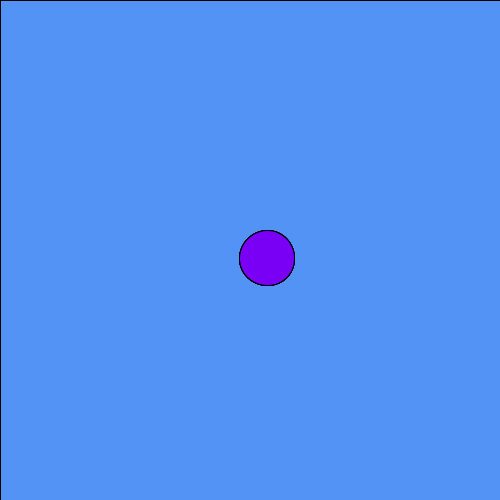
Frame 1 (no input)
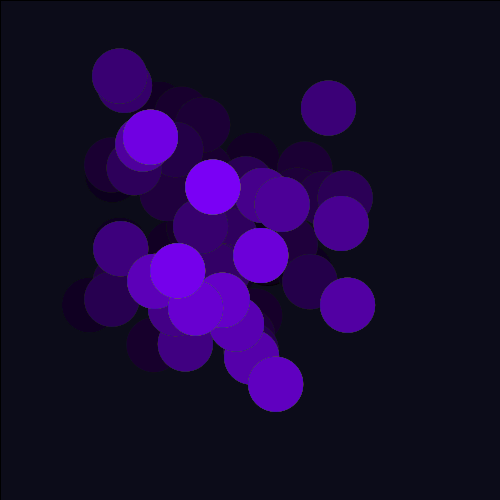
Frame 60 (the mouse pressed at the canvas centre just before this capture)
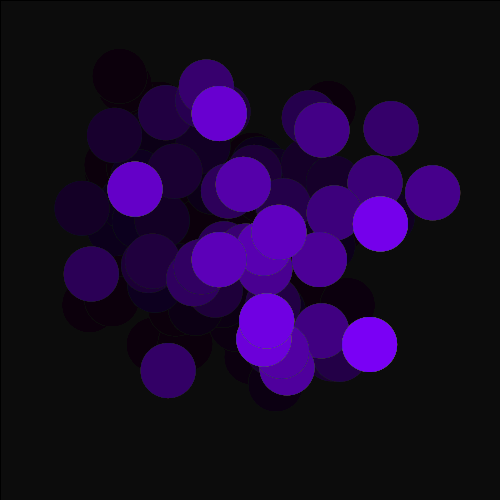
Frame 120 (the mouse held since frame 60 and released just before this capture)

The Processing sketch that drew these frames (run headless with seeded random() and noise(); from frame 60 on, the mouse is pressed at the canvas centre):

// Processing sketch: MagicWorms
// ── MagicWorms.pde
void setup() {
  size(500, 500);
  background(85, 153, 255);
}            
void draw() {
  float inX = random(500);
  float x = getWormX(inX);
  float inY = random(500);
  float y = getWormX(inY);
  fill(255, 0, 0);
  ellipse(x, y, 55, 55);
  fill(255, 137, 0);
  ellipse(x, y, 55, 55);
  fill(255, 255, 0);
  ellipse(x, y, 55, 55);
  fill(0, 204, 0);
  ellipse(x, y, 55, 55);
  fill(0, 0, 230);
  ellipse(x, y, 55, 55);
  fill(127, 0, 255);
  ellipse(x, y, 55, 55);
  makeMagical();
}
float frequency = .001;
float noiseInterval = PI;

void makeMagical() {
     fill( 0, 0, 0, 10 );
     rect(0, 0, width, height);
     noStroke();
}

float getWormX(float i) {
     return map(noise(i*noiseInterval + frameCount * frequency), 0, 1, 0, width);
}

float getWormY(float i) {
     return map(noise(i*noiseInterval+1 + frameCount * frequency), 0, 1, 0, height);
}
